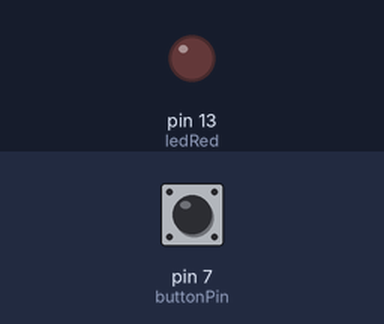
The sketch below on a simulated Arduino Uno, built with avr-gcc and run on an emulated ATmega328P. On the bench: output pins drawn as LEDs (lit = HIGH). The test bench sets the inputs (shaded band); at power-on: pin 7 (buttonPin) LOW.

Above: at 1.2 s.
1.3 s: pin 7 (buttonPin) pulled HIGH for 0.15 s
At 1.37 s:
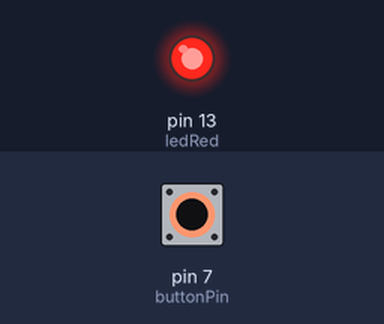
2.9 s: pin 7 (buttonPin) pulled HIGH for 3.2 s
At 6.6 s:
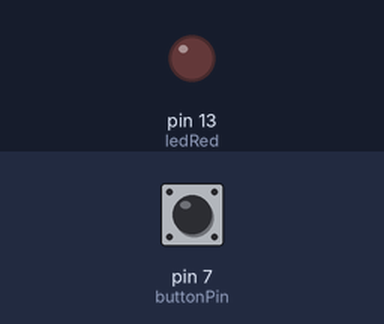
Timing chart, 0 to 8.1 s (numbered marks = the images above; inputs shaded):
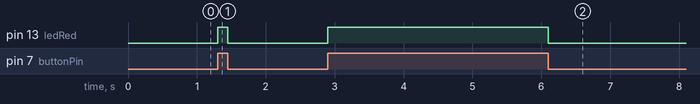

The sketch:

maameama.ino
```cpp
int buttonPin=7;
int ledRed=13;
void setup() {
  // put your setup code here, to run once:
pinMode(ledRed,OUTPUT);
pinMode(buttonPin,INPUT);
}

void loop() {
  // put your main code here, to run repeatedly:
int buttonValue;
buttonValue=digitalRead(buttonPin);
if(buttonValue==1){
  digitalWrite(ledRed,HIGH);
}


if(buttonValue==0){
  digitalWrite(ledRed,LOW);

}
}
```

Measured:
- after the input at 1.3 s, pin 13 (ledRed): LOW → HIGH at once, → LOW 0.15 s later
- after the input at 2.9 s, pin 13 (ledRed): LOW → HIGH at once, → LOW 3.2 s later
